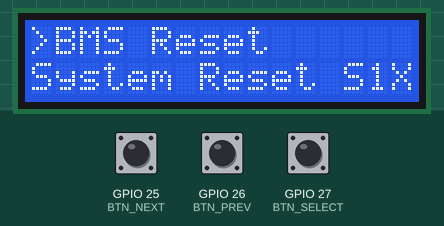
Simulated run of this sketch. Board: ESP32. On the bench: 16×2 character LCD. Inputs (shaded band) come from the test bench; at power-on: GPIO 26 (BTN_PREV) HIGH, GPIO 27 (BTN_SELECT) HIGH, GPIO 25 (BTN_NEXT) HIGH.

Above: at 3.2 s.
3.3 s: GPIO 26 (BTN_PREV) pulled LOW for 0.15 s
At 3.9 s:
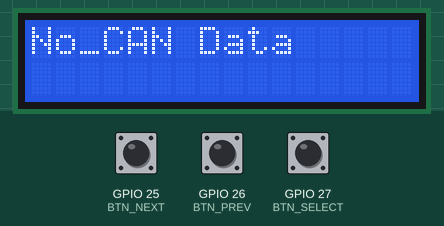
4.0 s: GPIO 26 (BTN_PREV) pulled LOW for 1 s
At 4.7 s:
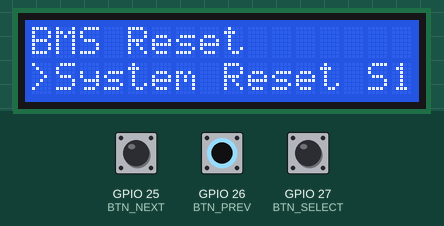
6.5 s: GPIO 27 (BTN_SELECT) pulled LOW for 0.15 s
At 6.57 s:
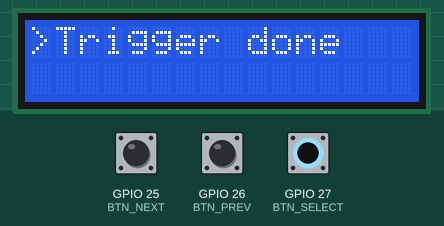
8.1 s: GPIO 25 (BTN_NEXT) pulled LOW for 3.2 s
At 9.4 s:
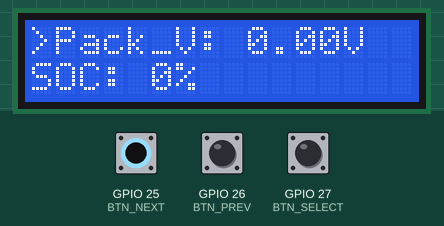
11.9 s: GPIO 25 (BTN_NEXT) pulled LOW for 1 s
At 13.4 s:
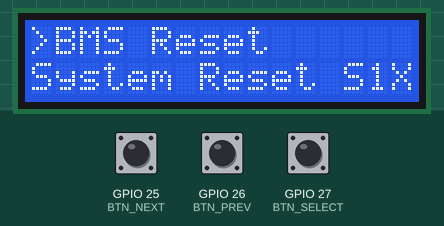
14.4 s: GPIO 25 (BTN_NEXT) pulled LOW for 0.15 s
At 15.5 s:
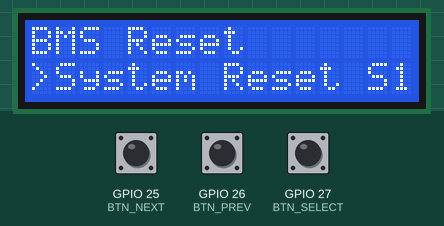
Timing chart, 0 to 17.0 s (numbered marks = the images above; inputs shaded):
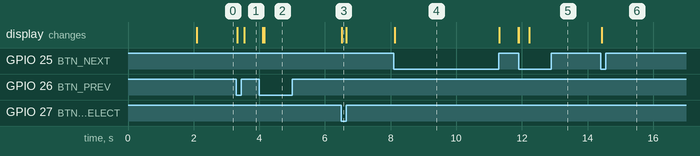

The sketch:

backup_esp32.ino
```cpp
// ESP32 DevKit (WROOM-32) port of backup_reconstructed.ino (the Uno firmware in backup.hex).
// Same menu, buttons, CAN IDs, scaling, texts and timings; only the pins changed.
//
// Wiring (see the voltage notes below before connecting):
//   MCP2515 module (8 MHz crystal)    ESP32
//     VCC ............................ 5V (VIN)  - the TJA1050 transceiver needs 5 V
//     GND ............................ GND
//     CS  ............................ GPIO 5
//     SO  (MISO) ..................... GPIO 19
//     SI  (MOSI) ..................... GPIO 23
//     SCK ............................ GPIO 18
//     INT ............................ not used (the original polls)
//   16x2 LCD, I2C backpack at 0x27
//     VCC 5V, GND, SDA -> GPIO 21, SCL -> GPIO 22
//   Buttons (to GND, internal pull-ups)
//     Next -> GPIO 25, Previous -> GPIO 26, Select -> GPIO 27
//
// Voltage: ESP32 pins are 3.3 V only. A 5 V MCP2515 module drives 5 V on SO, and
// the LCD backpack pulls SDA/SCL up to 5 V. Put a bidirectional level shifter
// (BSS138 type) on CS/SO/SI/SCK and on SDA/SCL.
//
// Libraries: arduino-mcp2515 by autowp, LiquidCrystal_I2C by Frank de Brabander.

#include <SPI.h>
#include <mcp2515.h>
#include <Wire.h>
#include <LiquidCrystal_I2C.h>

const int PIN_CAN_CS = 5;
const int BTN_NEXT   = 25;
const int BTN_PREV   = 26;
const int BTN_SELECT = 27;

LiquidCrystal_I2C lcd(0x27, 16, 2);
MCP2515 mcp2515(PIN_CAN_CS);
struct can_frame canMsg;

int menu = 1;                 // 1 = BMS Reset, 2 = System Reset S1X, 3 = live data
uint16_t rawVoltage = 0;      // pack voltage in mV (CAN 0x1A8, bytes 4-5, little-endian)
int soc = 0;                  // state of charge in % (CAN 0x352, byte 0)
float packVoltage = 0;

void triggerDone() {
  lcd.clear();
  lcd.print(">Trigger done");
  delay(100);
}

void updateMenu() {
  lcd.clear();
  switch (menu) {
    case 1:
      lcd.print(">BMS Reset");
      lcd.setCursor(0, 1);
      lcd.print("System Reset S1X");
      break;
    case 2:
      lcd.print("BMS Reset ");
      lcd.setCursor(0, 1);
      lcd.print(">System Reset S1X");  // 17 chars: the final "X" falls off a 16-col LCD
      break;
    case 3:
      lcd.clear();
      lcd.print(">Pack_V: ");
      lcd.print(packVoltage, 2);
      lcd.print("V");
      lcd.setCursor(0, 1);
      lcd.print("SOC: ");
      lcd.print(soc);
      lcd.print("%");
      delay(100);
      break;
  }
  rawVoltage = 0;
  soc = 0;
  packVoltage = 0;
}

// Sends an 8-byte frame. Only data[0] is set; data[1..7] keep whatever the
// last received frame left in canMsg (the original shares one buffer for TX and RX).
void sendCAN(uint32_t id) {
  canMsg.can_id  = id;
  canMsg.can_dlc = 8;
  canMsg.data[0] = 0x00;
  mcp2515.sendMessage(&canMsg);
}

void readCAN() {
  if (mcp2515.readMessage(&canMsg) == MCP2515::ERROR_OK) {
    if (canMsg.can_id == 0x1A8) {
      if (canMsg.can_dlc >= 2)
        rawVoltage = canMsg.data[4] | (canMsg.data[5] << 8);
    } else if (canMsg.can_id == 0x352) {
      if (canMsg.can_dlc >= 2)
        soc = canMsg.data[0];
    }
    packVoltage = rawVoltage / 1000.0;
  } else {
    lcd.clear();
    lcd.print("No_CAN Data");
    delay(250);
  }
  lcd.clear();
  lcd.print(">Pack_V: ");
  lcd.print(packVoltage, 2);
  lcd.print("V");
  lcd.setCursor(0, 1);
  lcd.print("SOC: ");
  lcd.print(soc);
  lcd.print("%");
  delay(10);
}

void executeAction() {
  switch (menu) {
    case 1:
      triggerDone();
      sendCAN(0x7C1);
      break;
    case 2:
      triggerDone();
      sendCAN(0x7C2);
      break;
    case 3:
      lcd.clear();
      lcd.print(">FetchingData.. ");
      sendCAN(0x7C1);
      readCAN();
      break;
  }
}

// Waits for a button to be released. delay(1) lets the ESP32's background tasks run.
void waitRelease(int pin) {
  while (digitalRead(pin) == LOW)
    delay(1);
}

void setup() {
  lcd.init();
  lcd.backlight();
  lcd.setCursor(2, 0);
  lcd.print("  OLA...");
  delay(2000);

  pinMode(BTN_NEXT, INPUT_PULLUP);
  pinMode(BTN_PREV, INPUT_PULLUP);
  pinMode(BTN_SELECT, INPUT_PULLUP);
  updateMenu();

  Serial.begin(115200);
  SPI.begin();
  mcp2515.reset();
  mcp2515.setBitrate(CAN_500KBPS, MCP_8MHZ);
  mcp2515.setNormalMode();
}

void loop() {
  if (digitalRead(BTN_NEXT) == LOW) {
    menu++;
    if (menu > 3) menu = 1;
    updateMenu();
    delay(100);
    waitRelease(BTN_NEXT);
  }
  if (digitalRead(BTN_PREV) == LOW) {
    menu--;
    if (menu < 1) menu = 3;
    updateMenu();
    delay(100);
    waitRelease(BTN_PREV);
  }
  if (digitalRead(BTN_SELECT) == LOW) {
    executeAction();
    updateMenu();
    delay(100);
    waitRelease(BTN_SELECT);
  }
  if (menu == 3) {
    readCAN();
    delay(1);
  }
}
```

Measured:
- after the input at 3.3 s, the display: first changes at once (image 1 shows a later state)
- after the input at 4.0 s, the display: first differs from a run without the input after 0.15 s (image 2)
- after the input at 6.5 s, the display: changes at once (image 3)
- after the input at 8.1 s, the display: changes at once (image 4)
- after the input at 11.9 s, the display: first differs from a run without the input after 0.32 s (image 5)
- after the input at 14.4 s, the display: changes at once (image 6)
